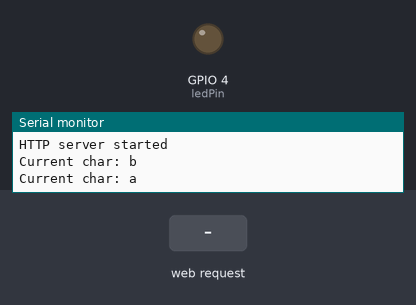
Recording of a sketch running on a simulated ESP32. Parts: output pins drawn as LEDs (lit = HIGH), the last lines printed to the serial monitor. The test bench sets the inputs (shaded band). WiFi joins after 1.5 s; servers stay silent unless stated.

Above: at 2.7 s.
2.8 s: HTTP request GET /command?cmd=c received
At 3.8 s:
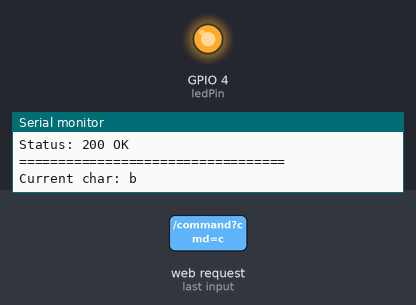
4.3 s: HTTP request GET /data received
5.8 s: HTTP request GET /command received
Timing chart, 0 to 8.8 s (numbered marks = the images above; inputs shaded):
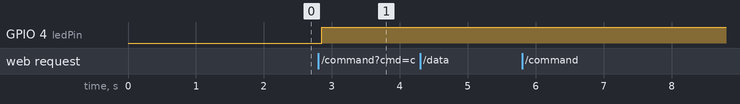

Measured:
- after the input at 2.8 s, GPIO 4 (ledPin): LOW → HIGH after 0.05 s

The sketch:

HTTPServerReadWriteChars.ino
```cpp
#include <WiFi.h>
#include <WebServer.h>

// WiFi credentials
const char *ssid = "YOUR_WIFI_SSID"; //"TP-Link_5E30";
const char *password = "YOUR_WIFI_PASSWORD"; //"18506839";

// HTTP Server
WebServer server(80);

// Hardware
const int ledPin = 4;

// Variables
int charsSent = 0;
int sendTimer = 0;
int sendTime = 100;  // Send every 1 second
char currentChar = 'a';

void setup() {
  Serial.begin(9600);
  pinMode(ledPin, OUTPUT);

  // Connect to WiFi
  WiFi.begin(ssid, password);
  Serial.print("Connecting to WiFi");
  while (WiFi.status() != WL_CONNECTED) {
    delay(500);
    Serial.print(".");
  }
  Serial.println("\nWiFi Connected!");
  Serial.print("Arduino IP: ");
  Serial.println(WiFi.localIP());
  Serial.println("Use this IP in Unity HTTPReadWriteChars script");

  // Setup HTTP server routes
  server.on("/", HTTP_GET, handleRoot);
  server.on("/data", HTTP_GET, handleData);
  server.on("/command", HTTP_GET, handleCommand);  // Changed to GET for Unity compatibility
  server.onNotFound(handleNotFound);

  server.begin();
  Serial.println("HTTP server started");
}

void loop() {
  server.handleClient();

  // Alternate between 'a' and 'b' on timer
  if(sendTimer > 0) {
    sendTimer -= 1;
  } else {
    sendTimer = sendTime;
    charsSent += 1;
    currentChar = (charsSent % 2 == 0) ? 'a' : 'b';
    Serial.println("Current char: " + String(currentChar));
  }

  delay(10);
}

// Root endpoint
void handleRoot() {
  String html = "<h1>Arduino HTTP Server</h1>";
  html += "<p>GET /data - Get current character (a or b)</p>";
  html += "<p>GET /command?cmd=c - Turn LED ON</p>";
  html += "<p>GET /command?cmd=d - Turn LED OFF</p>";
  server.send(200, "text/html", html);
}

// Data endpoint - Unity polls this to get 'a' or 'b'
void handleData() {
  String response = String(currentChar);
  String clientIP = server.client().remoteIP().toString();

  Serial.println("========== HTTP REQUEST ==========");
  Serial.println("Method: GET");
  Serial.println("Endpoint: /data");
  Serial.println("Client IP: " + clientIP);
  Serial.println("Response: " + response);
  Serial.println("Status: 200 OK");
  Serial.println("==================================");

  server.send(200, "text/plain", response);
}

// Command endpoint - Unity sends 'c' or 'd'
void handleCommand() {
  String clientIP = server.client().remoteIP().toString();

  Serial.println("========== HTTP REQUEST ==========");
  Serial.println("Method: GET");
  Serial.println("Endpoint: /command");
  Serial.println("Client IP: " + clientIP);

  if (server.hasArg("cmd")) {
    String cmd = server.arg("cmd");
    Serial.println("Parameter: cmd=" + cmd);

    if (cmd == "c") {
      digitalWrite(ledPin, HIGH);
      server.send(200, "text/plain", "LED ON");
      Serial.println("Action: LED turned ON");
      Serial.println("Response: LED ON");
      Serial.println("Status: 200 OK");
    }
    else if (cmd == "d") {
      digitalWrite(ledPin, LOW);
      server.send(200, "text/plain", "LED OFF");
      Serial.println("Action: LED turned OFF");
      Serial.println("Response: LED OFF");
      Serial.println("Status: 200 OK");
    }
    else {
      server.send(400, "text/plain", "Invalid command");
      Serial.println("Error: Invalid command");
      Serial.println("Status: 400 Bad Request");
    }
  } else {
    server.send(400, "text/plain", "Missing cmd parameter");
    Serial.println("Error: Missing cmd parameter");
    Serial.println("Status: 400 Bad Request");
  }
  Serial.println("==================================");
}

// 404 handler
void handleNotFound() {
  server.send(404, "text/plain", "Not Found");
}
```
